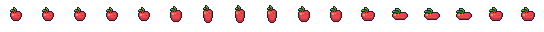
#> input picture content/image_util/Fruits/Apple.png, 544 x 32 px
$ python crop.py
#> lines starting #> are read from the running program, lines starting #| are printed output that depends on the picture
from PIL import Image, ImageChops
import os

folder = "Fruits"
origTileSize = 32

def are_images_equal(img1, img2):
    equal_size = img1.height == img2.height and img1.width == img2.width

    if img1.mode == img2.mode == "RGBA":
        img1_alphas = [pixel[3] for pixel in img1.getdata()]
        img2_alphas = [pixel[3] for pixel in img2.getdata()]
        equal_alphas = img1_alphas == img2_alphas
    else:
        equal_alphas = True

    equal_content = not ImageChops.difference(
        img1.convert("RGB"), img2.convert("RGB")
    ).getbbox()

    return equal_size and equal_alphas and equal_content

imageList = [
    ("Apple", 8, 8, 5, 9),
    ("Bananas", 7, 7, 5, 8),
    ("Cherries", 7, 7, 7, 7),
    ("Kiwi", 8, 8, 8, 8),
    ("Melon", 5, 5, 8, 8),
    ("Orange", 8, 4, 8, 8),
    ("Pineapple", 9, 9, 6, 5),
    ("Strawberry", 9, 9, 8, 8),
    ("Collected", 5, 5, 5, 5)
]

spriteSheet = []
spriteData = ""
tileCount = 0
spriteSheetWidth = 0
spriteSheetHeight = 0
posx = 0
posy = 0
for props in imageList:
    filename, cropLeft, cropRight, cropTop, cropBottom = props
    img = Image.open(os.path.join(folder, filename + ".png"))
#> img is the input picture: PIL image 544x32 RGBA; mean R, G, B, A 19.1, 8.4, 8.3, 33.5
    width, height = img.size
#> width = 544; height = 32
    tileWidth = origTileSize-cropLeft-cropRight
    tileHeight = origTileSize-cropTop-cropBottom
    prevTileImg = None
    animSeq = []
    sprites = []
    for i in range(0, width, origTileSize):
        imgTile = img.crop((i + cropLeft, cropTop, i + origTileSize - cropRight, height - cropBottom))
        if(prevTileImg == None or not are_images_equal(prevTileImg, imgTile)):
            sprites.append(imgTile)
        animSeq.append(tileCount + len(sprites) - 1)
        prevTileImg = imgTile.copy()
#> this loop made 17 passes
#> (equal_alphas in are_images_equal, equal_content in are_images_equal) on passes 2 to 13: (True, True), (True, True), (True, True), (True, True), (False, False), (False, False), (True, True), (True, True), (False, False), (True, True), (False, False), (False, False)
#> pass 1, `imgTile = img.crop((i + cropLeft, cropTop, i + origTileSize - cropRigh..`:
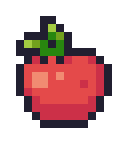
#> imgTile: PIL image 16x18 RGBA (shown 8 times larger); mean R, G, B, A 59.9, 26.5, 26.4, 106.2; transparent parts drawn white
#> after the loop, animSeq = [0, 0, 0, 0, 0, 1, 2, 2, 2, 3, 3, 4, 5, 5, 5, 6, 6]; sprites = 7 items

    posx = 0
    spriteWidth = tileWidth*len(sprites)
#> spriteWidth = 112
    spriteSheetWidth = spriteWidth if spriteWidth > spriteSheetWidth else spriteSheetWidth
#> spriteSheetWidth = 112
    spriteSheetHeight += tileHeight
    sprite = Image.new(mode='RGBA', size=(spriteWidth, tileHeight), color=(0,0,0,0))
#> sprite: PIL image 112x18 RGBA; every value is 0
    for tile in sprites:
        sprite.paste(tile,(posx, 0))
        spriteData += "\t{" + hex(tileCount) + ", {{" + str(posx) + ", " + str(posy) + ", " + str(tileWidth) + ", " + str(tileHeight) + "}}},\n"
        posx += tileWidth
        tileCount += 1
#> this loop made 7 passes
#> posx on passes 1 to 7: 16, 32, 48, 64, 80, 96, 112
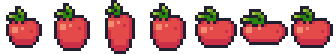
#> sprite: PIL image 112x18 RGBA (shown 3 times larger); mean R, G, B, A 70.7, 30.7, 30.5, 122.7; transparent parts drawn white
#> after the loop, posx = 112; tileCount = 7
    print(filename.lower() + "AnimSeq =", animSeq, ";")
#| appleAnimSeq = [0, 0, 0, 0, 0, 1, 2, 2, 2, 3, 3, 4, 5, 5, 5, 6, 6] ;
    spriteSheet.append(sprite)
    posy += tileHeight
#> pass 2 of the loop `for props in imageList:`:
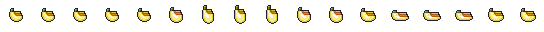
#> input picture content/image_util/Fruits/Bananas.png, 544 x 32 px
#> img is the input picture: PIL image 544x32 RGBA; mean R, G, B, A 25.3, 22.7, 12.5, 38.7
#> the loop `for i in range(0, width, origTileSize):` made 17 passes
#> pass 1, `imgTile = img.crop((i + cropLeft, cropTop, i + origTileSize - cropRigh..`:
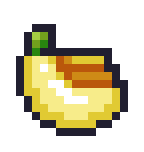
#> imgTile: PIL image 18x19 RGBA (shown 8 times larger); mean R, G, B, A 66.4, 59, 31.6, 103.6; transparent parts drawn white
#> after the loop `for i in range(0, width, origTileSize):`: animSeq = [7, 7, 7, 7, 7, 8, 9, 9, 9, 10, 10, 11, 12, 12, 12, 13, 13]
#> spriteWidth = 126
#> the loop `for tile in sprites:` made 7 passes
#> posx on passes 1 to 7: 18, 36, 54, 72, 90, 108, 126
#> after the loop `for tile in sprites:`:
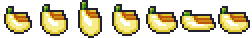
#> sprite: PIL image 126x19 RGBA (shown 2 times larger); mean R, G, B, A 78.3, 70.2, 39, 118.9; transparent parts drawn white
#> after the loop `for tile in sprites:`: tileCount = 14
#| bananasAnimSeq = [7, 7, 7, 7, 7, 8, 9, 9, 9, 10, 10, 11, 12, 12, 12, 13, 13] ;
#> pass 3 of the loop `for props in imageList:`:
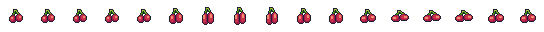
#> input picture content/image_util/Fruits/Cherries.png, 544 x 32 px
#> img is the input picture: PIL image 544x32 RGBA; mean R, G, B, A 17.3, 7.7, 8.9, 35.4
#> the loop `for i in range(0, width, origTileSize):` made 17 passes
#> pass 1, `imgTile = img.crop((i + cropLeft, cropTop, i + origTileSize - cropRigh..`:
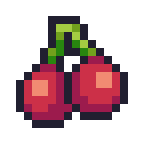
#> imgTile: PIL image 18x18 RGBA (shown 8 times larger); mean R, G, B, A 47, 21.5, 24.5, 100; transparent parts drawn white
#> after the loop `for i in range(0, width, origTileSize):`: animSeq = [14, 14, 14, 14, 14, 15, 16, 16, 16, 17, 17, 18, 19, 19, 19, 20, 20]
#> after the loop `for tile in sprites:`:
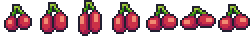
#> sprite: PIL image 126x18 RGBA (shown 2 times larger); mean R, G, B, A 56.5, 24.9, 28.9, 114.7; transparent parts drawn white
#> after the loop `for tile in sprites:`: posx = 126; tileCount = 21
#| cherriesAnimSeq = [14, 14, 14, 14, 14, 15, 16, 16, 16, 17, 17, 18, 19, 19, 19, 20, 20] ;
#> (the run stopped early here; a loop or call above may not have finished)
